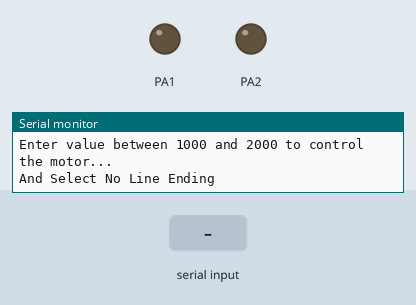
Recording of a sketch running on a simulated STM32 Blue Pill. On the bench: output pins drawn as LEDs (lit = HIGH), the last lines printed to the serial monitor. Inputs (shaded band) come from the test bench.

Above: at 0.1 s.
At 5.2 s:
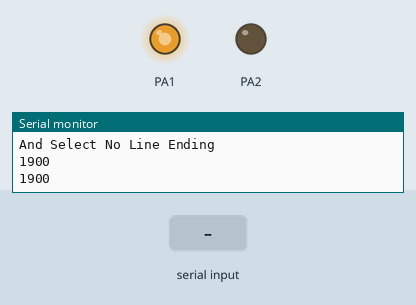
5.3 s: "90,45\n" received over Serial
At 6.3 s:
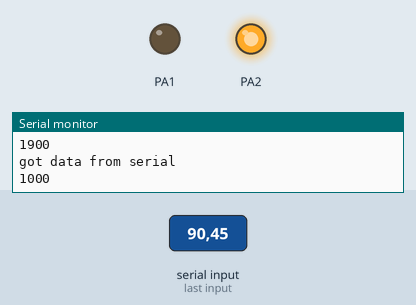
Timing chart, 0 to 8.3 s (numbered marks = the images above; inputs shaded):
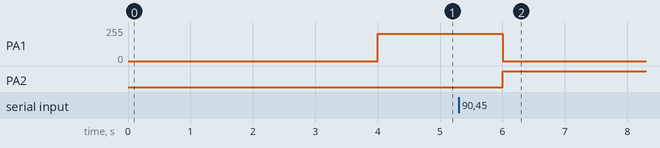

Measured:
- after the input at 5.3 s, PA1: 204/255 → 0/255 after 0.70 s; PA2: LOW → HIGH after 0.70 s

The sketch:

serial_motor.ino
```cpp
/*
Enter value between 1000 and 2000 to control the motor...
And Select No Line Ending
*/

#include "Motor.h"

#define LPWM PA1
#define RPWM PA2


int speedVal = 1900;

Motor wheel(LPWM,RPWM);

void setup() {
  Serial.begin(57600);

  Serial.println("Enter value between 1000 and 2000 to control the motor...");
  Serial.println("And Select No Line Ending");

  delay(4000);
}

void loop() {
  if(Serial.available())
  {
    Serial.println("got data from serial");
    speedVal = Serial.parseInt();

    speedVal = constrain(speedVal, 1000, 2000);
    // speedVal = map(speedVal, -100, 100, -resolution, resolution);
  }

  wheel.rotate(speedVal);

  Serial.println(speedVal);
  delay(1000);
}
```

Motor.cpp
```cpp
#include "Arduino.h"
#include "Motor.h"

Motor::Motor(int pwm_f, int pwm_b) {
  pinMode(pwm_f, OUTPUT);
  pinMode(pwm_b, OUTPUT);
  Motor::pwm_f = pwm_f; //forward pwm
  Motor::pwm_b = pwm_b; //backward pwm
}

void Motor::rotate(int value) {
  if (value >= 1500) {
    int out = map(value, 1500, 2000, 0, 255);
    analogWrite(pwm_b, 0);
    delay(1); //OCD delay for making sure h bridge does not fry
    analogWrite(pwm_f, out);
  }
  else {
    int out = map(value,1500 ,1000 , 0, 255);
    analogWrite(pwm_f, 0);
    delay(1); //OCD delay for making sure h bridge does not fry
    analogWrite(pwm_b, out);
  }
}
```

Motor.h
```cpp
//this motor driver class is written for IBT2 or BTS 7960 motor driver

#ifndef Motor_h
#define Motor_h

#include "Arduino.h"

class Motor {
  public:
    //Constructor : the 2 pwm pins of ibt2 motor driver
    Motor(int pwm_f, int pwm_b );
    //Spin the motor with a percentage value
    void rotate(int value);
    //Motor Outputs: f is forward and b is backward
    int pwm_f;
    int pwm_b;
};

#endif
```
